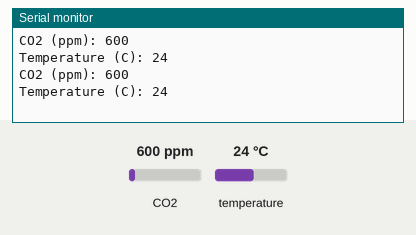
This sketch was run on a simulated Arduino Uno, built with avr-gcc and run on an emulated ATmega328P. Parts: the last lines printed to the serial monitor. The inputs (shaded band) are chosen by the test bench; at power-on: CO2 600 ppm, temperature 24 °C.

Above: at 4.8 s.
4.9 s: CO2 set to 452 ppm
At 7.1 s:
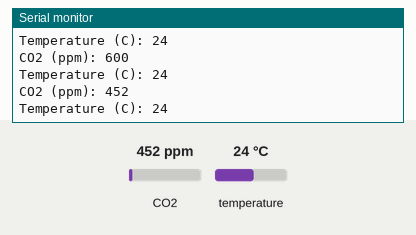
7.9 s: temperature set to 12 °C
At 9.4 s:
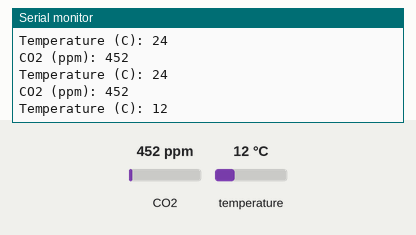
10.9 s: CO2 set to 1050 ppm
At 12.8 s:
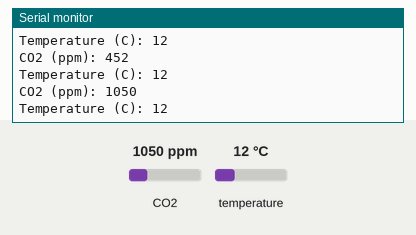
Timing chart, 0 to 14.3 s (numbered marks = the images above; inputs shaded):
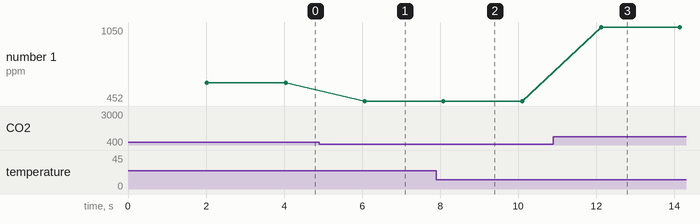

Measured:
- after the input at 4.9 s, the serial monitor: prints a new line after 1.2 s (image 1)
- after the input at 7.9 s, the serial monitor: prints a new line after 0.20 s (image 2)
- after the input at 10.9 s, the serial monitor: prints a new line after 1.2 s (image 3)
- plotted number 1: 600 → 452 after the input at 4.9 s, 452 → 1050 after the input at 10.9 s

The sketch:

basic_co2_softwareserial.ino
```cpp
#include <Arduino.h>
#include "MHZ19.h"
#include <SoftwareSerial.h>

#define RX_PIN 16
#define TX_PIN 17
#define BAUDRATE 9600

MHZ19 myMHZ19;
SoftwareSerial mySerial(RX_PIN, TX_PIN);

unsigned long getDataTimer = 0;

void setup()
{
    Serial.begin(9600);
    mySerial.begin(BAUDRATE);
    myMHZ19.begin(mySerial);
    myMHZ19.autoCalibration();
    myMHZ19.setRange(10000); // tentukan range pengukuran
}

void loop()
{
    if (millis() - getDataTimer >= 2000)
    {
        int CO2;

        CO2 = myMHZ19.getCO2(); // Nilai CO2 ppm

        Serial.print("CO2 (ppm): ");
        Serial.println(CO2);

        int8_t Temp;
        Temp = myMHZ19.getTemperature(); // Nilai suhu Celsius
        Serial.print("Temperature (C): ");
        Serial.println(Temp);

        getDataTimer = millis();
    }
}
```
